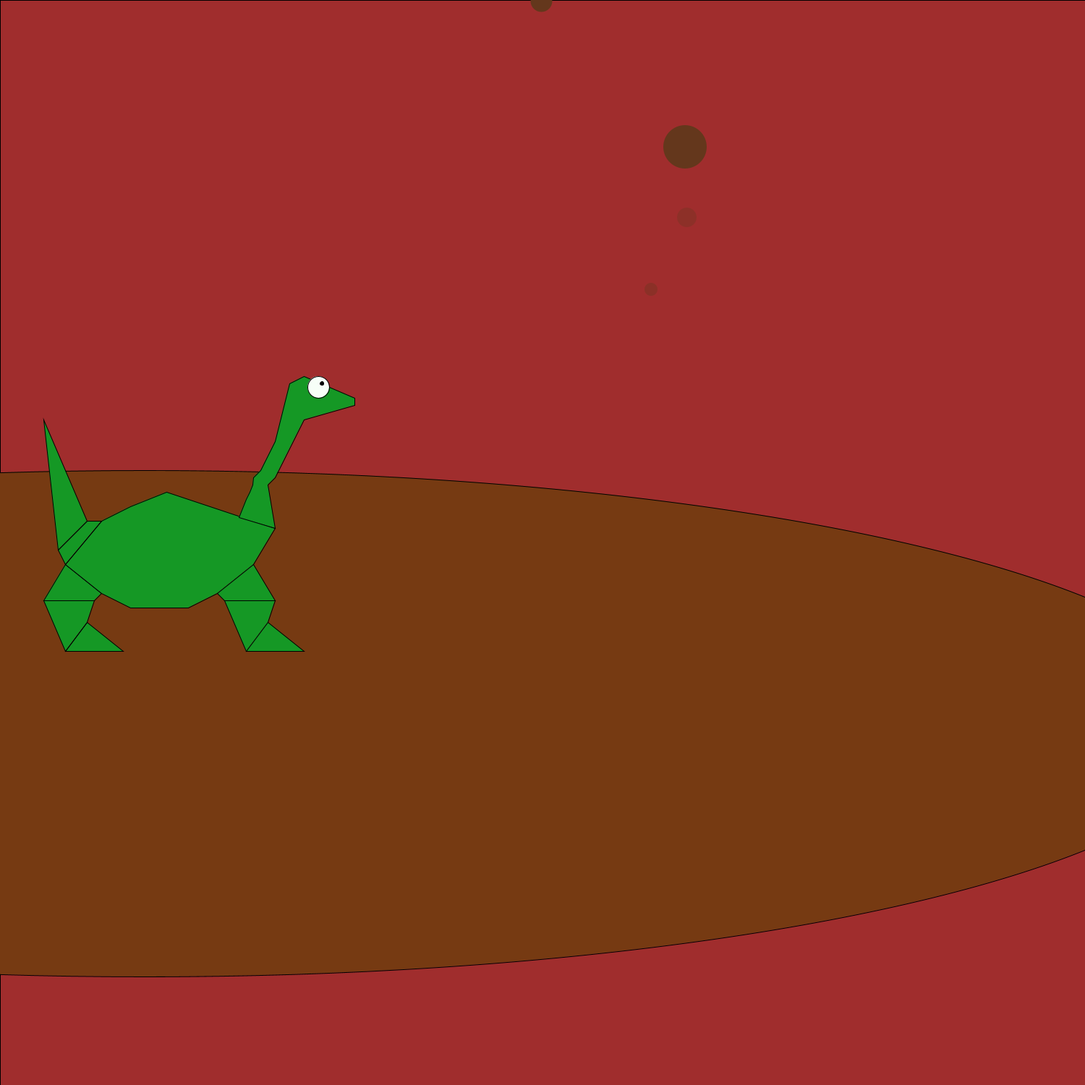
Frame 1 (no input)
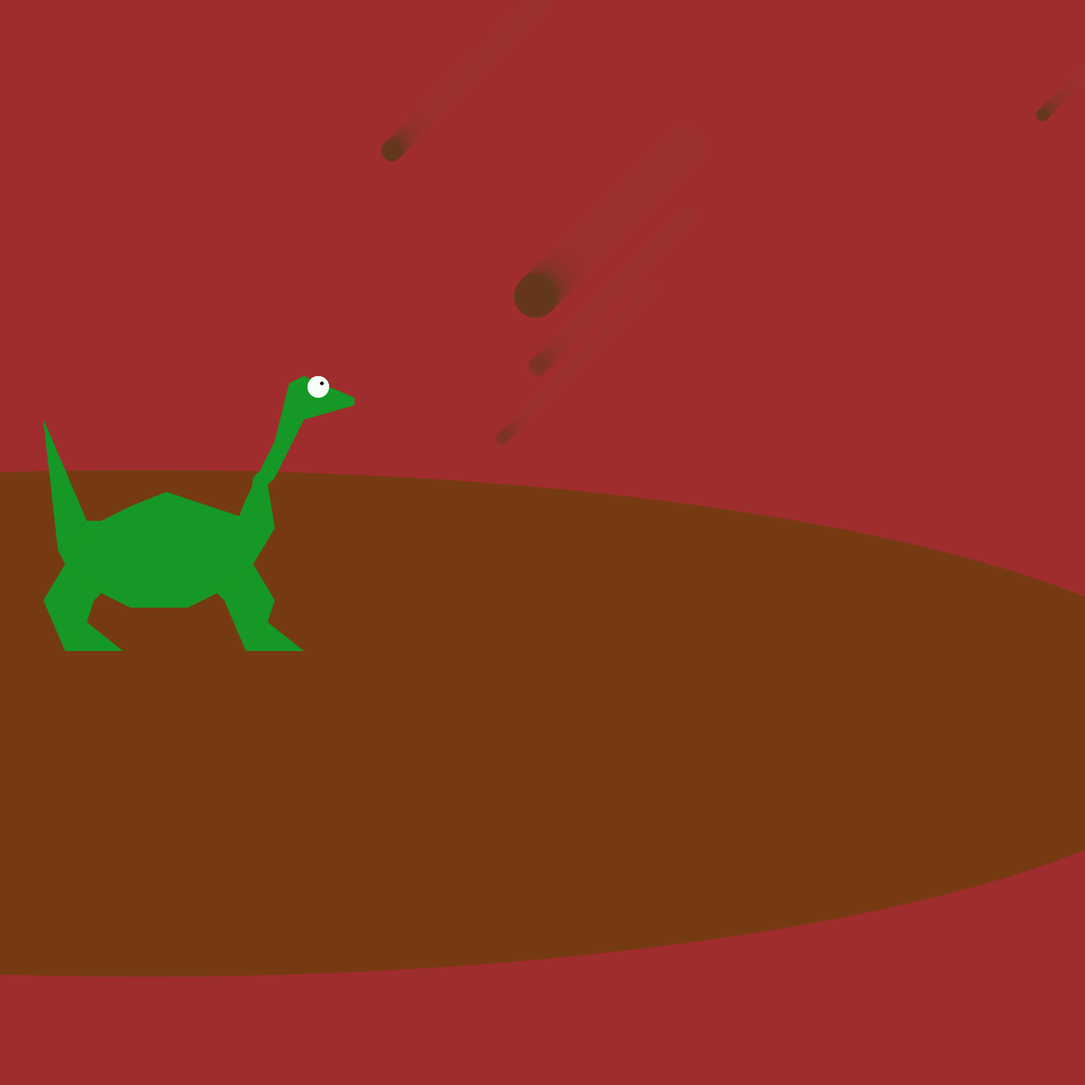
Frame 60 (the mouse pressed at the canvas centre just before this capture)
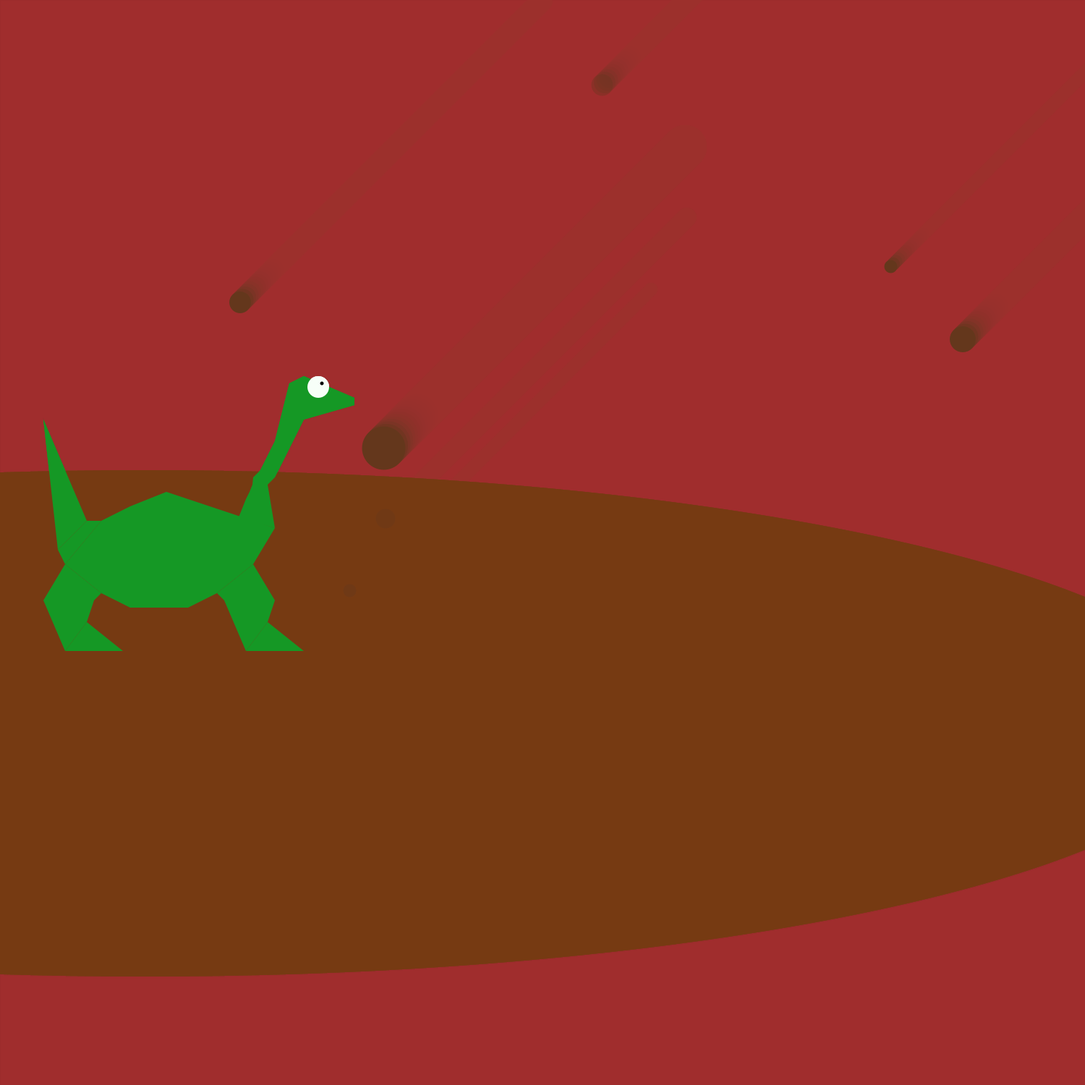
Frame 120 (the mouse held since frame 60 and released just before this capture)

The Processing sketch that drew these frames (run headless with seeded random() and noise(); from frame 60 on, the mouse is pressed at the canvas centre):

// Processing sketch: coat_of_arms
// ── coat_of_arms.pde
PVector position;
PVector velocity;
float r = 6;
float speed = 0.5;
int growth = 50;

  void setup(){
    size(1500,1500);
    background(#A02D2D, 40);
    smooth();
    
    position = new PVector(width/2, 0);
    velocity = new PVector(-1,1);
    velocity.mult(speed);
}

  void draw(){
    fill(#A02D2D, 50);
    rect(0,0,width,height);
    drawDinosaur(width, height);

}

  void drawDinosaur(int x, int y){
    fill(#A02D2D, 10);
    rect(0,0,width,height);
    pushMatrix();
    translate(100,900);
    fill(#A02D2D);
    // ground
    beginShape();
    fill(#763A12);
    ellipse(100,100,3000,700);
    endShape(CLOSE);
    //left foot
    beginShape();
    fill(#159825);
    vertex(-10,0);
    vertex(20,-40);
    vertex(70,0);
    vertex(-10,0);
    endShape(CLOSE);
    //left leg
    beginShape();
    vertex(-10,0);
    vertex(-40,-70);
    vertex(30,-70);
    vertex(20,-40);
    endShape(CLOSE);
    //left foot
    beginShape();
    vertex(-40,-70);
    vertex(-10,-120);
    vertex(40,-80);
    vertex(30,-70);
    endShape(CLOSE);
    //body
    beginShape();
    vertex(-10,-120);
    vertex(40,-180);
    vertex(80,-200);
    vertex(130,-220);
    vertex(190, -200);
    vertex(280,-170);
    vertex(250, -120);
    vertex(200,-80);
    vertex(160,-60);
    vertex(80,-60);
    vertex(40,-80);
    endShape(CLOSE);
    //right leg upper
    beginShape();
    vertex(250,-120);
    vertex(280,-70);
    vertex(210,-70);
    vertex(200,-80);
    endShape(CLOSE);
    //right leg middle
    beginShape();
    vertex(280,-70);
    vertex(270,-40);
    vertex(240, 0);
    vertex(210,-70);
    endShape(CLOSE);
    //right foot
    beginShape();
    vertex(270,-40);
    vertex(320,0);
    vertex(240,0);
    endShape(CLOSE);
    //tail lower
    beginShape();
    vertex(-10,-120);
    vertex(-20,-140);
    vertex(20,-180);
    vertex(40,-180);
    endShape(CLOSE);
    // tail upper
    beginShape();
    vertex(-20,-140);
    vertex(-40,-320);
    vertex(20,-180);
    endShape(CLOSE);
    //neck
    //left neck
    beginShape();
    vertex(230,-185);
    vertex(240,-210);
    vertex(245,-220);
    vertex(249,-230);
    vertex(250,-240);
    vertex(260,-250);
    vertex(270,-270);
    vertex(280,-290);
    vertex(290,-330);
    //head
    vertex(300,-370);
    vertex(320,-380);
    vertex(390,-350);
    vertex(390,-340);
    vertex(320,-320);
    //right neck
    vertex(310,-300);
    vertex(300,-280);
    vertex(290,-260);
    vertex(280,-240);
    vertex(270,-230);
    vertex(275,-200);
    vertex(280,-170);
    endShape(CLOSE);
    //eyeball!
    beginShape();
    fill(#F7FFF8);
    ellipse(340, -365,30,30);
    fill(0);
    ellipse(345,-370,5,5);
    endShape(CLOSE);
    
    // meteor
    noStroke();
    fill(#64371C, 90);
    ellipse(position.x+ 50, position.y-500, r*3, r*3);
    position.add(velocity);
    
    noStroke();
    fill(#64371C, 80);
    ellipse(position.x+ 100, position.y-600, r*4.5, r*4.5);
    position.add(velocity);
    
    noStroke();
    fill(#64371C, 90);
    ellipse(position.x + 400, position.y - 1200, r*5, r*5);
    position.add(velocity);
    
    noStroke();
    fill(#64371C);
    ellipse(position.x - 100, position.y-900, r*5, r*5);
    position.add(velocity);
    
    noStroke();
    fill(#64371C);
    ellipse(position.x + 800, position.y-950, r*3, r*3);
    position.add(velocity);
  
    noStroke();
    fill(#64371C);
    ellipse(position.x + 900, position.y-850, r*6, r*6);
    position.add(velocity);
    
    noStroke();
    fill(#64371C);
    ellipse(position.x + 100, position.y - 700, r * 10, r * 10);
    position.add(velocity);
   
    popMatrix();
  }
